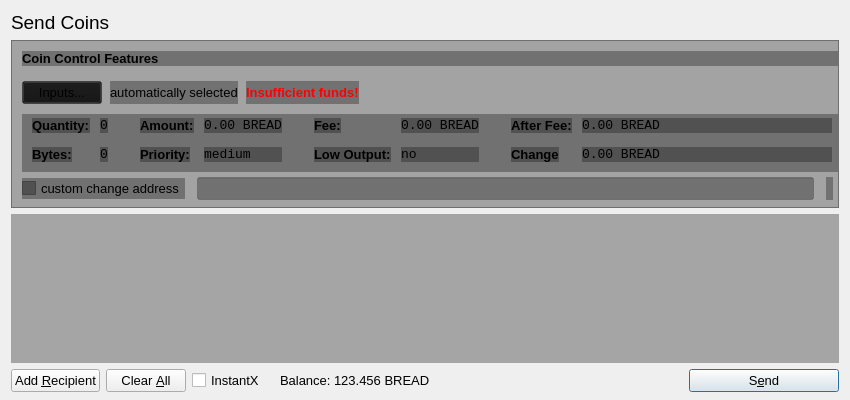
<?xml version="1.0" encoding="UTF-8"?>
<ui version="4.0">
 <class>SendCoinsDialog</class>
 <widget class="QDialog" name="SendCoinsDialog">
  <property name="geometry">
   <rect>
    <x>0</x>
    <y>0</y>
    <width>850</width>
    <height>400</height>
   </rect>
  </property>
  <property name="windowTitle">
   <string>Send Coins</string>
  </property>
  <property name="styleSheet">
   <string notr="true"/>
  </property>
  <layout class="QVBoxLayout" name="verticalLayout" stretch="0,0,1,0">
   <property name="bottomMargin">
    <number>8</number>
   </property>
   <item>
    <widget class="QLabel" name="label_2">
     <property name="font">
      <font>
       <pointsize>14</pointsize>
      </font>
     </property>
     <property name="text">
      <string>Send Coins</string>
     </property>
    </widget>
   </item>
   <item>
    <widget class="QFrame" name="frameCoinControl">
     <property name="sizePolicy">
      <sizepolicy hsizetype="Expanding" vsizetype="Expanding">
       <horstretch>0</horstretch>
       <verstretch>0</verstretch>
      </sizepolicy>
     </property>
     <property name="maximumSize">
      <size>
       <width>16777215</width>
       <height>16777215</height>
      </size>
     </property>
     <property name="styleSheet">
      <string notr="true">background: transparent;
background-color: rgb(20, 20, 20, 0.35);
</string>
     </property>
     <property name="frameShape">
      <enum>QFrame::StyledPanel</enum>
     </property>
     <property name="frameShadow">
      <enum>QFrame::Sunken</enum>
     </property>
     <layout class="QVBoxLayout" name="verticalLayoutCoinControl2">
      <property name="spacing">
       <number>6</number>
      </property>
      <property name="leftMargin">
       <number>0</number>
      </property>
      <property name="topMargin">
       <number>0</number>
      </property>
      <property name="rightMargin">
       <number>0</number>
      </property>
      <property name="bottomMargin">
       <number>6</number>
      </property>
      <item>
       <layout class="QVBoxLayout" name="verticalLayoutCoinControl" stretch="0,0,0,0,1">
        <property name="spacing">
         <number>0</number>
        </property>
        <property name="leftMargin">
         <number>10</number>
        </property>
        <property name="topMargin">
         <number>10</number>
        </property>
        <item>
         <layout class="QHBoxLayout" name="horizontalLayoutCoinControl1">
          <property name="bottomMargin">
           <number>15</number>
          </property>
          <item>
           <widget class="QLabel" name="labelCoinControlFeatures">
            <property name="sizePolicy">
             <sizepolicy hsizetype="Preferred" vsizetype="Maximum">
              <horstretch>0</horstretch>
              <verstretch>0</verstretch>
             </sizepolicy>
            </property>
            <property name="font">
             <font>
              <pointsize>10</pointsize>
              <weight>75</weight>
              <bold>true</bold>
             </font>
            </property>
            <property name="styleSheet">
             <string notr="true">font-weight:bold;</string>
            </property>
            <property name="text">
             <string>Coin Control Features</string>
            </property>
           </widget>
          </item>
         </layout>
        </item>
        <item>
         <layout class="QHBoxLayout" name="horizontalLayoutCoinControl2" stretch="0,0,0,0">
          <property name="spacing">
           <number>8</number>
          </property>
          <property name="bottomMargin">
           <number>10</number>
          </property>
          <item>
           <widget class="QPushButton" name="pushButtonCoinControl">
            <property name="font">
             <font>
              <pointsize>10</pointsize>
             </font>
            </property>
            <property name="styleSheet">
             <string notr="true"/>
            </property>
            <property name="text">
             <string>Inputs...</string>
            </property>
           </widget>
          </item>
          <item>
           <widget class="QLabel" name="labelCoinControlAutomaticallySelected">
            <property name="font">
             <font>
              <pointsize>10</pointsize>
             </font>
            </property>
            <property name="text">
             <string>automatically selected</string>
            </property>
            <property name="margin">
             <number>5</number>
            </property>
           </widget>
          </item>
          <item>
           <widget class="QLabel" name="labelCoinControlInsuffFunds">
            <property name="font">
             <font>
              <pointsize>10</pointsize>
              <weight>75</weight>
              <bold>true</bold>
             </font>
            </property>
            <property name="styleSheet">
             <string notr="true">color:red;font-weight:bold;</string>
            </property>
            <property name="text">
             <string>Insufficient funds!</string>
            </property>
            <property name="margin">
             <number>5</number>
            </property>
           </widget>
          </item>
          <item>
           <spacer name="horizontalSpacerCoinControl">
            <property name="orientation">
             <enum>Qt::Horizontal</enum>
            </property>
            <property name="sizeHint" stdset="0">
             <size>
              <width>40</width>
              <height>1</height>
             </size>
            </property>
           </spacer>
          </item>
         </layout>
        </item>
        <item>
         <widget class="QWidget" name="widgetCoinControl" native="true">
          <property name="sizePolicy">
           <sizepolicy hsizetype="Preferred" vsizetype="Preferred">
            <horstretch>0</horstretch>
            <verstretch>0</verstretch>
           </sizepolicy>
          </property>
          <property name="minimumSize">
           <size>
            <width>0</width>
            <height>0</height>
           </size>
          </property>
          <property name="styleSheet">
           <string notr="true"/>
          </property>
          <layout class="QHBoxLayout" name="horizontalLayoutCoinControl5">
           <property name="leftMargin">
            <number>0</number>
           </property>
           <property name="topMargin">
            <number>0</number>
           </property>
           <property name="rightMargin">
            <number>0</number>
           </property>
           <property name="bottomMargin">
            <number>0</number>
           </property>
           <item>
            <layout class="QHBoxLayout" name="horizontalLayoutCoinControl3" stretch="0,0,0,1">
             <property name="spacing">
              <number>20</number>
             </property>
             <property name="topMargin">
              <number>0</number>
             </property>
             <property name="bottomMargin">
              <number>10</number>
             </property>
             <item>
              <layout class="QFormLayout" name="formLayoutCoinControl1">
               <property name="horizontalSpacing">
                <number>10</number>
               </property>
               <property name="verticalSpacing">
                <number>14</number>
               </property>
               <property name="leftMargin">
                <number>10</number>
               </property>
               <property name="topMargin">
                <number>4</number>
               </property>
               <property name="rightMargin">
                <number>6</number>
               </property>
               <item row="0" column="0">
                <widget class="QLabel" name="labelCoinControlQuantityText">
                 <property name="font">
                  <font>
                   <pointsize>10</pointsize>
                   <weight>75</weight>
                   <bold>true</bold>
                  </font>
                 </property>
                 <property name="styleSheet">
                  <string notr="true">font-weight:bold;</string>
                 </property>
                 <property name="text">
                  <string>Quantity:</string>
                 </property>
                 <property name="margin">
                  <number>0</number>
                 </property>
                </widget>
               </item>
               <item row="0" column="1">
                <widget class="QLabel" name="labelCoinControlQuantity">
                 <property name="font">
                  <font>
                   <family>Monospace</family>
                   <pointsize>10</pointsize>
                  </font>
                 </property>
                 <property name="cursor">
                  <cursorShape>IBeamCursor</cursorShape>
                 </property>
                 <property name="contextMenuPolicy">
                  <enum>Qt::ActionsContextMenu</enum>
                 </property>
                 <property name="text">
                  <string>0</string>
                 </property>
                 <property name="margin">
                  <number>0</number>
                 </property>
                 <property name="textInteractionFlags">
                  <set>Qt::LinksAccessibleByMouse|Qt::TextSelectableByKeyboard|Qt::TextSelectableByMouse</set>
                 </property>
                </widget>
               </item>
               <item row="1" column="0">
                <widget class="QLabel" name="labelCoinControlBytesText">
                 <property name="font">
                  <font>
                   <pointsize>10</pointsize>
                   <weight>75</weight>
                   <bold>true</bold>
                  </font>
                 </property>
                 <property name="styleSheet">
                  <string notr="true">font-weight:bold;</string>
                 </property>
                 <property name="text">
                  <string>Bytes:</string>
                 </property>
                </widget>
               </item>
               <item row="1" column="1">
                <widget class="QLabel" name="labelCoinControlBytes">
                 <property name="font">
                  <font>
                   <family>Monospace</family>
                   <pointsize>10</pointsize>
                  </font>
                 </property>
                 <property name="cursor">
                  <cursorShape>IBeamCursor</cursorShape>
                 </property>
                 <property name="contextMenuPolicy">
                  <enum>Qt::ActionsContextMenu</enum>
                 </property>
                 <property name="text">
                  <string>0</string>
                 </property>
                 <property name="textInteractionFlags">
                  <set>Qt::LinksAccessibleByMouse|Qt::TextSelectableByKeyboard|Qt::TextSelectableByMouse</set>
                 </property>
                </widget>
               </item>
              </layout>
             </item>
             <item>
              <layout class="QFormLayout" name="formLayoutCoinControl2">
               <property name="horizontalSpacing">
                <number>10</number>
               </property>
               <property name="verticalSpacing">
                <number>14</number>
               </property>
               <property name="leftMargin">
                <number>6</number>
               </property>
               <property name="topMargin">
                <number>4</number>
               </property>
               <property name="rightMargin">
                <number>6</number>
               </property>
               <item row="0" column="0">
                <widget class="QLabel" name="labelCoinControlAmountText">
                 <property name="font">
                  <font>
                   <pointsize>10</pointsize>
                   <weight>75</weight>
                   <bold>true</bold>
                  </font>
                 </property>
                 <property name="styleSheet">
                  <string notr="true">font-weight:bold;</string>
                 </property>
                 <property name="text">
                  <string>Amount:</string>
                 </property>
                 <property name="margin">
                  <number>0</number>
                 </property>
                </widget>
               </item>
               <item row="0" column="1">
                <widget class="QLabel" name="labelCoinControlAmount">
                 <property name="font">
                  <font>
                   <family>Monospace</family>
                   <pointsize>10</pointsize>
                  </font>
                 </property>
                 <property name="cursor">
                  <cursorShape>IBeamCursor</cursorShape>
                 </property>
                 <property name="contextMenuPolicy">
                  <enum>Qt::ActionsContextMenu</enum>
                 </property>
                 <property name="text">
                  <string>0.00 BREAD</string>
                 </property>
                 <property name="textInteractionFlags">
                  <set>Qt::LinksAccessibleByMouse|Qt::TextSelectableByKeyboard|Qt::TextSelectableByMouse</set>
                 </property>
                </widget>
               </item>
               <item row="1" column="0">
                <widget class="QLabel" name="labelCoinControlPriorityText">
                 <property name="font">
                  <font>
                   <pointsize>10</pointsize>
                   <weight>75</weight>
                   <bold>true</bold>
                  </font>
                 </property>
                 <property name="styleSheet">
                  <string notr="true">font-weight:bold;</string>
                 </property>
                 <property name="text">
                  <string>Priority:</string>
                 </property>
                </widget>
               </item>
               <item row="1" column="1">
                <widget class="QLabel" name="labelCoinControlPriority">
                 <property name="font">
                  <font>
                   <family>Monospace</family>
                   <pointsize>10</pointsize>
                  </font>
                 </property>
                 <property name="cursor">
                  <cursorShape>IBeamCursor</cursorShape>
                 </property>
                 <property name="contextMenuPolicy">
                  <enum>Qt::ActionsContextMenu</enum>
                 </property>
                 <property name="text">
                  <string>medium</string>
                 </property>
                 <property name="textInteractionFlags">
                  <set>Qt::LinksAccessibleByMouse|Qt::TextSelectableByKeyboard|Qt::TextSelectableByMouse</set>
                 </property>
                </widget>
               </item>
              </layout>
             </item>
             <item>
              <layout class="QFormLayout" name="formLayoutCoinControl3">
               <property name="horizontalSpacing">
                <number>10</number>
               </property>
               <property name="verticalSpacing">
                <number>14</number>
               </property>
               <property name="leftMargin">
                <number>6</number>
               </property>
               <property name="topMargin">
                <number>4</number>
               </property>
               <property name="rightMargin">
                <number>6</number>
               </property>
               <item row="0" column="0">
                <widget class="QLabel" name="labelCoinControlFeeText">
                 <property name="font">
                  <font>
                   <pointsize>10</pointsize>
                   <weight>75</weight>
                   <bold>true</bold>
                  </font>
                 </property>
                 <property name="styleSheet">
                  <string notr="true">font-weight:bold;</string>
                 </property>
                 <property name="text">
                  <string>Fee:</string>
                 </property>
                 <property name="margin">
                  <number>0</number>
                 </property>
                </widget>
               </item>
               <item row="0" column="1">
                <widget class="QLabel" name="labelCoinControlFee">
                 <property name="font">
                  <font>
                   <family>Monospace</family>
                   <pointsize>10</pointsize>
                  </font>
                 </property>
                 <property name="cursor">
                  <cursorShape>IBeamCursor</cursorShape>
                 </property>
                 <property name="contextMenuPolicy">
                  <enum>Qt::ActionsContextMenu</enum>
                 </property>
                 <property name="text">
                  <string>0.00 BREAD</string>
                 </property>
                 <property name="textInteractionFlags">
                  <set>Qt::LinksAccessibleByMouse|Qt::TextSelectableByKeyboard|Qt::TextSelectableByMouse</set>
                 </property>
                </widget>
               </item>
               <item row="1" column="0">
                <widget class="QLabel" name="labelCoinControlLowOutputText">
                 <property name="font">
                  <font>
                   <pointsize>10</pointsize>
                   <weight>75</weight>
                   <bold>true</bold>
                  </font>
                 </property>
                 <property name="styleSheet">
                  <string notr="true">font-weight:bold;</string>
                 </property>
                 <property name="text">
                  <string>Low Output:</string>
                 </property>
                </widget>
               </item>
               <item row="1" column="1">
                <widget class="QLabel" name="labelCoinControlLowOutput">
                 <property name="font">
                  <font>
                   <family>Monospace</family>
                   <pointsize>10</pointsize>
                  </font>
                 </property>
                 <property name="cursor">
                  <cursorShape>IBeamCursor</cursorShape>
                 </property>
                 <property name="contextMenuPolicy">
                  <enum>Qt::ActionsContextMenu</enum>
                 </property>
                 <property name="text">
                  <string>no</string>
                 </property>
                 <property name="textInteractionFlags">
                  <set>Qt::LinksAccessibleByMouse|Qt::TextSelectableByKeyboard|Qt::TextSelectableByMouse</set>
                 </property>
                </widget>
               </item>
              </layout>
             </item>
             <item>
              <layout class="QFormLayout" name="formLayoutCoinControl4">
               <property name="horizontalSpacing">
                <number>10</number>
               </property>
               <property name="verticalSpacing">
                <number>14</number>
               </property>
               <property name="leftMargin">
                <number>6</number>
               </property>
               <property name="topMargin">
                <number>4</number>
               </property>
               <property name="rightMargin">
                <number>6</number>
               </property>
               <item row="0" column="0">
                <widget class="QLabel" name="labelCoinControlAfterFeeText">
                 <property name="font">
                  <font>
                   <pointsize>10</pointsize>
                   <weight>75</weight>
                   <bold>true</bold>
                  </font>
                 </property>
                 <property name="styleSheet">
                  <string notr="true">font-weight:bold;</string>
                 </property>
                 <property name="text">
                  <string>After Fee:</string>
                 </property>
                 <property name="margin">
                  <number>0</number>
                 </property>
                </widget>
               </item>
               <item row="0" column="1">
                <widget class="QLabel" name="labelCoinControlAfterFee">
                 <property name="font">
                  <font>
                   <family>Monospace</family>
                   <pointsize>10</pointsize>
                  </font>
                 </property>
                 <property name="cursor">
                  <cursorShape>IBeamCursor</cursorShape>
                 </property>
                 <property name="contextMenuPolicy">
                  <enum>Qt::ActionsContextMenu</enum>
                 </property>
                 <property name="text">
                  <string>0.00 BREAD</string>
                 </property>
                 <property name="textInteractionFlags">
                  <set>Qt::LinksAccessibleByMouse|Qt::TextSelectableByKeyboard|Qt::TextSelectableByMouse</set>
                 </property>
                </widget>
               </item>
               <item row="1" column="0">
                <widget class="QLabel" name="labelCoinControlChangeText">
                 <property name="font">
                  <font>
                   <pointsize>10</pointsize>
                   <weight>75</weight>
                   <bold>true</bold>
                  </font>
                 </property>
                 <property name="styleSheet">
                  <string notr="true">font-weight:bold;</string>
                 </property>
                 <property name="text">
                  <string>Change</string>
                 </property>
                </widget>
               </item>
               <item row="1" column="1">
                <widget class="QLabel" name="labelCoinControlChange">
                 <property name="font">
                  <font>
                   <family>Monospace</family>
                   <pointsize>10</pointsize>
                  </font>
                 </property>
                 <property name="cursor">
                  <cursorShape>IBeamCursor</cursorShape>
                 </property>
                 <property name="contextMenuPolicy">
                  <enum>Qt::ActionsContextMenu</enum>
                 </property>
                 <property name="text">
                  <string>0.00 BREAD</string>
                 </property>
                 <property name="textInteractionFlags">
                  <set>Qt::LinksAccessibleByMouse|Qt::TextSelectableByKeyboard|Qt::TextSelectableByMouse</set>
                 </property>
                </widget>
               </item>
              </layout>
             </item>
            </layout>
           </item>
          </layout>
         </widget>
        </item>
        <item>
         <layout class="QHBoxLayout" name="horizontalLayoutCoinControl4" stretch="0,0,0">
          <property name="spacing">
           <number>12</number>
          </property>
          <property name="sizeConstraint">
           <enum>QLayout::SetDefaultConstraint</enum>
          </property>
          <property name="topMargin">
           <number>5</number>
          </property>
          <property name="rightMargin">
           <number>5</number>
          </property>
          <item>
           <widget class="QCheckBox" name="checkBoxCoinControlChange">
            <property name="font">
             <font>
              <pointsize>10</pointsize>
             </font>
            </property>
            <property name="text">
             <string>custom change address</string>
            </property>
           </widget>
          </item>
          <item>
           <widget class="QLineEdit" name="lineEditCoinControlChange">
            <property name="enabled">
             <bool>false</bool>
            </property>
            <property name="sizePolicy">
             <sizepolicy hsizetype="Expanding" vsizetype="Fixed">
              <horstretch>0</horstretch>
              <verstretch>0</verstretch>
             </sizepolicy>
            </property>
            <property name="font">
             <font>
              <pointsize>10</pointsize>
             </font>
            </property>
           </widget>
          </item>
          <item>
           <widget class="QLabel" name="labelCoinControlChangeLabel">
            <property name="sizePolicy">
             <sizepolicy hsizetype="Preferred" vsizetype="Expanding">
              <horstretch>0</horstretch>
              <verstretch>0</verstretch>
             </sizepolicy>
            </property>
            <property name="minimumSize">
             <size>
              <width>0</width>
              <height>0</height>
             </size>
            </property>
            <property name="text">
             <string/>
            </property>
            <property name="margin">
             <number>3</number>
            </property>
           </widget>
          </item>
         </layout>
        </item>
        <item>
         <spacer name="verticalSpacerCoinControl">
          <property name="orientation">
           <enum>Qt::Vertical</enum>
          </property>
          <property name="sizeHint" stdset="0">
           <size>
            <width>800</width>
            <height>1</height>
           </size>
          </property>
         </spacer>
        </item>
       </layout>
      </item>
     </layout>
    </widget>
   </item>
   <item>
    <widget class="QScrollArea" name="scrollArea">
     <property name="styleSheet">
      <string notr="true">background: transparent;
background-color: rgb(20, 20, 20, 0.19);
</string>
     </property>
     <property name="widgetResizable">
      <bool>true</bool>
     </property>
     <widget class="QWidget" name="scrollAreaWidgetContents">
      <property name="geometry">
       <rect>
        <x>0</x>
        <y>0</y>
        <width>830</width>
        <height>133</height>
       </rect>
      </property>
      <layout class="QVBoxLayout" name="verticalLayout_2">
       <property name="leftMargin">
        <number>0</number>
       </property>
       <property name="topMargin">
        <number>0</number>
       </property>
       <property name="rightMargin">
        <number>0</number>
       </property>
       <property name="bottomMargin">
        <number>0</number>
       </property>
       <item>
        <layout class="QVBoxLayout" name="entries">
         <property name="spacing">
          <number>6</number>
         </property>
        </layout>
       </item>
       <item>
        <spacer name="verticalSpacer">
         <property name="orientation">
          <enum>Qt::Vertical</enum>
         </property>
         <property name="sizeHint" stdset="0">
          <size>
           <width>20</width>
           <height>40</height>
          </size>
         </property>
        </spacer>
       </item>
      </layout>
     </widget>
    </widget>
   </item>
   <item>
    <layout class="QHBoxLayout" name="horizontalLayout">
     <item>
      <widget class="QPushButton" name="addButton">
       <property name="font">
        <font>
         <pointsize>10</pointsize>
        </font>
       </property>
       <property name="toolTip">
        <string>Send to multiple recipients at once</string>
       </property>
       <property name="text">
        <string>Add &amp;Recipient</string>
       </property>
       <property name="autoDefault">
        <bool>false</bool>
       </property>
      </widget>
     </item>
     <item>
      <widget class="QPushButton" name="clearButton">
       <property name="sizePolicy">
        <sizepolicy hsizetype="Minimum" vsizetype="Fixed">
         <horstretch>0</horstretch>
         <verstretch>0</verstretch>
        </sizepolicy>
       </property>
       <property name="font">
        <font>
         <pointsize>10</pointsize>
        </font>
       </property>
       <property name="toolTip">
        <string>Remove all transaction fields</string>
       </property>
       <property name="text">
        <string>Clear &amp;All</string>
       </property>
       <property name="autoRepeatDelay">
        <number>300</number>
       </property>
       <property name="autoDefault">
        <bool>false</bool>
       </property>
      </widget>
     </item>
     <item>
      <layout class="QHBoxLayout" name="horizontalLayout_2">
       <property name="spacing">
        <number>3</number>
       </property>
       <item>
        <widget class="QCheckBox" name="checkInstantX">
         <property name="enabled">
          <bool>true</bool>
         </property>
         <property name="minimumSize">
          <size>
           <width>85</width>
           <height>0</height>
          </size>
         </property>
         <property name="font">
          <font>
           <pointsize>10</pointsize>
          </font>
         </property>
         <property name="styleSheet">
          <string notr="true"/>
         </property>
         <property name="text">
          <string>InstantX</string>
         </property>
        </widget>
       </item>
       <item>
        <widget class="QLabel" name="label">
         <property name="sizePolicy">
          <sizepolicy hsizetype="Preferred" vsizetype="Fixed">
           <horstretch>0</horstretch>
           <verstretch>0</verstretch>
          </sizepolicy>
         </property>
         <property name="font">
          <font>
           <pointsize>10</pointsize>
          </font>
         </property>
         <property name="styleSheet">
          <string notr="true"/>
         </property>
         <property name="text">
          <string>Balance:</string>
         </property>
        </widget>
       </item>
       <item>
        <widget class="QLabel" name="labelBalance">
         <property name="sizePolicy">
          <sizepolicy hsizetype="Preferred" vsizetype="Fixed">
           <horstretch>0</horstretch>
           <verstretch>0</verstretch>
          </sizepolicy>
         </property>
         <property name="font">
          <font>
           <pointsize>10</pointsize>
          </font>
         </property>
         <property name="cursor">
          <cursorShape>IBeamCursor</cursorShape>
         </property>
         <property name="styleSheet">
          <string notr="true"/>
         </property>
         <property name="text">
          <string>123.456 BREAD</string>
         </property>
         <property name="textInteractionFlags">
          <set>Qt::LinksAccessibleByMouse|Qt::TextSelectableByKeyboard|Qt::TextSelectableByMouse</set>
         </property>
        </widget>
       </item>
      </layout>
     </item>
     <item>
      <spacer name="horizontalSpacer">
       <property name="orientation">
        <enum>Qt::Horizontal</enum>
       </property>
       <property name="sizeHint" stdset="0">
        <size>
         <width>40</width>
         <height>20</height>
        </size>
       </property>
      </spacer>
     </item>
     <item>
      <widget class="QPushButton" name="sendButton">
       <property name="minimumSize">
        <size>
         <width>150</width>
         <height>0</height>
        </size>
       </property>
       <property name="font">
        <font>
         <pointsize>10</pointsize>
        </font>
       </property>
       <property name="toolTip">
        <string>Confirm the send action</string>
       </property>
       <property name="text">
        <string>S&amp;end</string>
       </property>
       <property name="icon">
        <iconset resource="../bitcoin.qrc">
         <normaloff>:/icons/send</normaloff>:/icons/send</iconset>
       </property>
       <property name="default">
        <bool>true</bool>
       </property>
      </widget>
     </item>
    </layout>
   </item>
  </layout>
 </widget>
 <resources>
  <include location="../bitcoin.qrc"/>
 </resources>
 <connections/>
</ui>
